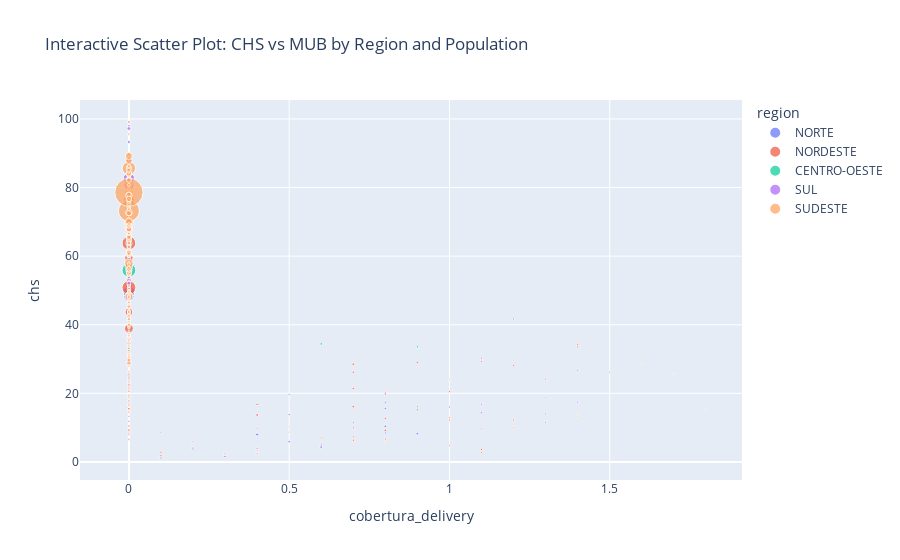

The notebook cell this image was saved under:
### Code cell
import plotly.express as px

# Example DataFrame
# Replace this with your `df_median`

# Create interactive scatter plot
fig = px.scatter(
    df_median,
    x='cobertura_delivery',
    y='chs',
    color='region',
    size='populacao',
    hover_data={
        'mub': True,
        'chs': True,
        'region': True,
        'populacao': True,
        'uf':True,
        'cidade':True
    },
    title='Interactive Scatter Plot: CHS vs MUB by Region and Population'
)

# Show the plot
fig.show()

### Figure 1 — Plotly figure (JSON) as saved in the notebook; plotly's stock layout.template omitted (floating-point values rounded to 4 significant figures; data arrays with more than 128 entries replaced by an {"elided": "..."} marker saying what was removed)
{"data": [{"customdata": {"elided": "35x5 mixed values"}, "hovertemplate": "region=%{customdata[1]}<br>cobertura_delivery=%{x}<br>chs=%{y}<br>populacao=%{customdata[2]}<br>mub=%{customdata[0]}<br>uf=%{customdata[3]}<br>cidade=%{customdata[4]}<extra></extra>", "legendgroup": "NORTE", "marker": {"color": "#636efa", "size": [131659, 89464, 477071, 130381, 82702, 97978, 1373612, 277352, 105751, 79449, 72796, 112719, 59643, 168672, 70229, 73926, 81227, 86645, 107900, 379560, 1776339, 221849, 108669, 221184, 88410, 149806, 93083, 401716, 68643, 323107, 99793, 270484, 68199, 91858, 72049], "sizemode": "area", "sizeref": 26200.0, "symbol": "circle"}, "mode": "markers", "name": "NORTE", "orientation": "v", "showlegend": true, "type": "scatter", "x": [0.4, 0, 0, 0, 0, 0.9, 0, 0, 0, 0.3, 0, 0.6, 0.5, 0, 0.8, 0.8, 0.1, 0.2, 0, 0, 0, 0, 0, 0, 0, 0, 0.2, 0, 0.7, 0, 0.8, 0, 0.3, 0.5, 0.8], "xaxis": "x", "y": [8, 43, 67.1, 25.8, 39.5, 8.25, 48.3, 49.2, 16.7, 1.62, 29.28, 4.36, 19.7, 56.2, 8.44, 15.6, 1.15, 4, 48.4, 28.7, 49.6, 25.29, 25.01, 47.4, 32.19, 53.5, 3.8, 54.8, 11.4, 58.93, 10.4, 58.6, 2.2, 5.9, 20.1], "yaxis": "y"}, {"customdata": {"elided": "136x5 mixed values"}, "hovertemplate": "region=%{customdata[1]}<br>cobertura_delivery=%{x}<br>chs=%{y}<br>populacao=%{customdata[2]}<br>mub=%{customdata[0]}<br>uf=%{customdata[3]}<br>cidade=%{customdata[4]}<extra></extra>", "legendgroup": "NORDESTE", "marker": {"color": "#EF553B", "size": {"elided": "136 int values"}, "sizemode": "area", "sizeref": 26200.0, "symbol": "circle"}, "mode": "markers", "name": "NORDESTE", "orientation": "v", "showlegend": true, "type": "scatter", "x": {"elided": "136 float values"}, "xaxis": "x", "y": {"elided": "136 float values"}, "yaxis": "y"}, {"customdata": {"elided": "33x5 mixed values"}, "hovertemplate": "region=%{customdata[1]}<br>cobertura_delivery=%{x}<br>chs=%{y}<br>populacao=%{customdata[2]}<br>mub=%{customdata[0]}<br>uf=%{customdata[3]}<br>cidade=%{customdata[4]}<extra></extra>", "legendgroup": "CENTRO-OESTE", "marker": {"color": "#00cc96", "size": [158648, 328542, 457182, 52404, 2492110, 78479, 66960, 772160, 82818, 54934, 94978, 544591, 188178, 95452, 57208, 1287441, 89349, 81881, 162988, 96330, 76129, 70868, 165703, 187052, 59583, 83744, 108120, 60967, 79073, 96089, 102471, 133541, 250282], "sizemode": "area", "sizeref": 26200.0, "symbol": "circle"}, "mode": "markers", "name": "CENTRO-OESTE", "orientation": "v", "showlegend": true, "type": "scatter", "x": [0, 0, 0, 0, 0, 0.9, 0, 0, 0, 0, 0, 0, 0, 0, 1.5, 0, 0, 0, 0, 0.6, 0.9, 0, 0, 0, 0, 0, 0, 0, 0, 0, 0, 0, 0], "xaxis": "x", "y": [50.2, 71.16, 76.95, 48.2, 55.9, 15.22, 86.5, 74.1, 63, 40, 42.1, 63.8, 71.3, 46.3, 26.18, 75.2, 56.56, 61.4, 40.6, 34.4, 33.57, 32.53, 71.55, 70, 18.9, 61.8, 80.8, 36.5, 34.4, 50.9, 52, 93.2, 61.54], "yaxis": "y"}, {"customdata": {"elided": "96x5 mixed values"}, "hovertemplate": "region=%{customdata[1]}<br>cobertura_delivery=%{x}<br>chs=%{y}<br>populacao=%{customdata[2]}<br>mub=%{customdata[0]}<br>uf=%{customdata[3]}<br>cidade=%{customdata[4]}<extra></extra>", "legendgroup": "SUL", "marker": {"color": "#ab63fa", "size": [71290, 103464, 196935, 117730, 101784, 57574, 115922, 112058, 100154, 102876, 55922, 304770, 102903, 68339, 77283, 114299, 59970, 94197, 64185, 56482, 105320, 84658, 321385, 50739, 57373, 276091, 64314, 420629, 178059, 65719, 215024, 64448, 187345, 60063, 1724558, 93302, 80170, 61461, 80045, 412505, 252496, 73829, 54894, 254209, 93859, 161652, 54631, 75774, 52324, 52050, 176797, 136283, 504807, 152285, 71592, 498326, 349047, 55297, 61574, 249862, 134444, 136765, 78855, 179483, 70451, 315212, 114835, 85647, 303366, 1349109, 58015, 189894, 56066, 114068, 252533, 64027, 77987, 73585, 71469, 58027, 200370, 261178, 209214, 73636, 127778, 84651, 51478, 68629, 111707, 94464, 97461, 53204, 118894, 58569, 61495, 232408], "sizemode": "area", "sizeref": 26200.0, "symbol": "circle"}, "mode": "markers", "name": "SUL", "orientation": "v", "showlegend": true, "type": "scatter", "x": [0.8, 0, 0, 0, 0, 0, 0, 0, 0, 0, 0, 0, 0, 0, 0.5, 0, 0, 0, 0, 0, 0, 0, 0, 1.3, 0, 0, 1.4, 0, 0, 0, 0, 0, 0, 1.3, 0, 0, 0, 0, 0, 0, 0, 0, 0, 0, 0, 0, 0, 0, 0, 1.1, 0, 0, 0, 0, 0, 0, 0, 0, 0, 0, 0, 0, 0, 0, 1.2, 0, 0, 0, 0, 0, 1.4, 0, 0, 0, 0, 0, 1, 0, 1.1, 1.3, 0, 0, 0, 0, 0, 0, 0, 0, 0, 0, 0, 1.1, 0, 0.2, 0.4, 0], "xaxis": "x", "y": [17.4, 50.6, 63.1, 74.1, 85.4, 53.2, 66.2, 33.4, 98, 75.35, 55.3, 67.8, 35.79, 35.3, 13.8, 76, 13.2, 63.1, 93.2, 59.9, 65.2, 66.3, 86.2, 18.7, 24.7, 69, 17.43, 67.8, 59.2, 55.3, 68.7, 18.7, 74.3, 14, 82.55, 35.3, 78.6, 36.59, 74.2, 87.8, 67.3, 23.5, 17.8, 74.7, 23.3, 53.9, 30.9, 29.9, 51.1, 16.8, 77.6, 63.68, 55.8, 51.9, 57.8, 71.61, 82, 46.96, 61.1, 74.4, 87.07, 68.2, 67.1, 79, 41.7, 64.9, 93.3, 64.4, 69.6, 80.7, 26.7, 51.6, 36.35, 46.2, 61.9, 28.23, 16, 31, 14.4, 11.42, 97.2, 65.6, 79.2, 37.43, 70, 80, 28.3, 31.3, 54.61, 69.71, 62.8, 29.29, 40.4, 5.9, 3.96, 52.1], "yaxis": "y"}, {"customdata": {"elided": "229x5 mixed values"}, "hovertemplate": "region=%{customdata[1]}<br>cobertura_delivery=%{x}<br>chs=%{y}<br>populacao=%{customdata[2]}<br>mub=%{customdata[0]}<br>uf=%{customdata[3]}<br>cidade=%{customdata[4]}<extra></extra>", "legendgroup": "SUDESTE", "marker": {"color": "#FFA15A", "size": {"elided": "229 int values"}, "sizemode": "area", "sizeref": 26200.0, "symbol": "circle"}, "mode": "markers", "name": "SUDESTE", "orientation": "v", "showlegend": true, "type": "scatter", "x": {"elided": "229 float values"}, "xaxis": "x", "y": {"elided": "229 float values"}, "yaxis": "y"}], "layout": {"legend": {"itemsizing": "constant", "title": {"text": "region"}, "tracegroupgap": 0}, "title": {"text": "Interactive Scatter Plot: CHS vs MUB by Region and Population"}, "xaxis": {"anchor": "y", "domain": [0, 1], "title": {"text": "cobertura_delivery"}}, "yaxis": {"anchor": "x", "domain": [0, 1], "title": {"text": "chs"}}}}
